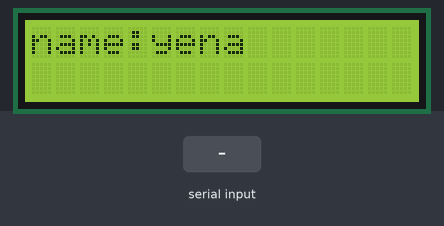
Recording of a sketch running on a simulated Arduino Uno, built with avr-gcc and run on an emulated ATmega328P. On the bench: 16×2 character LCD. The inputs (shaded band) are chosen by the test bench.

Above: at 1.2 s.
1.3 s: "1\n" received over Serial
At 2.4 s:
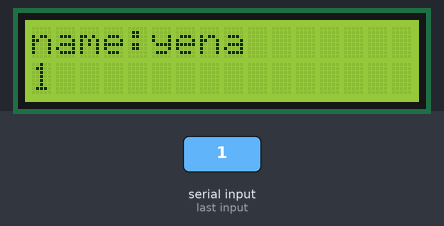
2.8 s: "0\n" received over Serial
At 3.5 s:
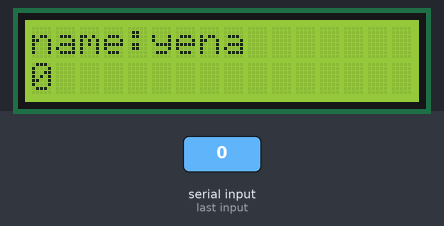
4.3 s: "2\n" received over Serial
At 4.7 s:
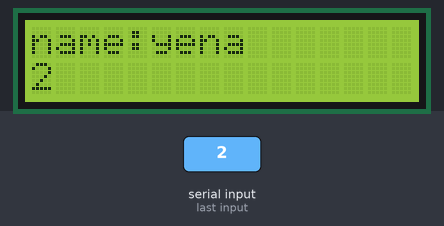
Timing chart, 0 to 7.3 s (numbered marks = the images above; inputs shaded):
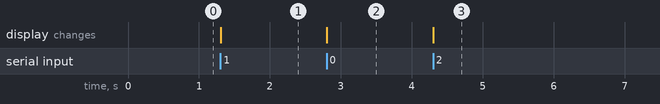

Measured:
- after the input at 1.3 s, the display: changes at once (image 1)
- after the input at 2.8 s, the display: changes at once (image 2)
- after the input at 4.3 s, the display: changes at once (image 3)

The sketch:

04_LCDprint.ino
```cpp
#include <LiquidCrystal.h>

const int rs = 6, en = 7, d4 = 9, d5 = 10, d6 = 11, d7 = 12;
LiquidCrystal lcd(rs, en, d4, d5, d6, d7);

void setup(){
  lcd.begin(16,2);
  Serial.begin(9600);
  lcd.setCursor(0,0);
  lcd.write("name:yena");
}

void loop(){
  if(Serial.available()){
    //두번째 줄에 있는 내용을 전부 지워줌
    lcd.setCursor(0,1);
    lcd.print("                ");

    //두번째줄에 내용 써주기
    lcd.setCursor(0,1);
    lcd.print(Serial.readStringUntil('\n'));
  }
}
```
